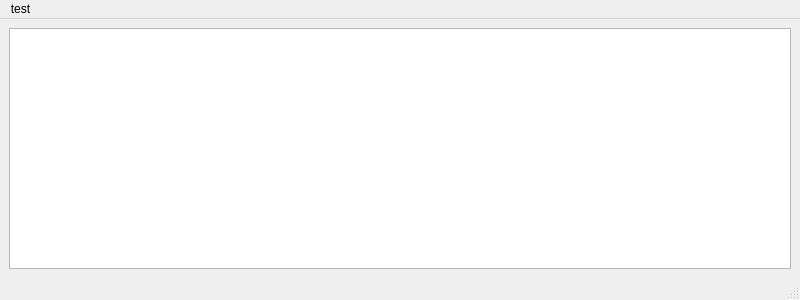
<?xml version="1.0" encoding="UTF-8"?>
<ui version="4.0">
 <class>MainWindow</class>
 <widget class="QMainWindow" name="MainWindow">
  <property name="geometry">
   <rect>
    <x>0</x>
    <y>0</y>
    <width>800</width>
    <height>300</height>
   </rect>
  </property>
  <property name="windowTitle">
   <string>MainWindow</string>
  </property>
  <widget class="QWidget" name="centralwidget">
   <property name="sizePolicy">
    <sizepolicy hsizetype="Expanding" vsizetype="Expanding">
     <horstretch>0</horstretch>
     <verstretch>0</verstretch>
    </sizepolicy>
   </property>
   <layout class="QHBoxLayout" name="horizontalLayout">
    <item>
     <widget class="Viewport" name="graphicsView"/>
    </item>
   </layout>
  </widget>
  <widget class="QMenuBar" name="menubar">
   <property name="geometry">
    <rect>
     <x>0</x>
     <y>0</y>
     <width>800</width>
     <height>22</height>
    </rect>
   </property>
   <property name="sizePolicy">
    <sizepolicy hsizetype="Expanding" vsizetype="Expanding">
     <horstretch>0</horstretch>
     <verstretch>0</verstretch>
    </sizepolicy>
   </property>
   <widget class="QMenu" name="menutest">
    <property name="title">
     <string>test</string>
    </property>
   </widget>
   <addaction name="menutest"/>
  </widget>
  <widget class="QStatusBar" name="statusbar"/>
 </widget>
 <customwidgets>
  <customwidget>
   <class>Viewport</class>
   <extends>QGraphicsView</extends>
   <header>brown.earle.ui.viewport</header>
  </customwidget>
 </customwidgets>
 <resources/>
 <connections/>
</ui>
